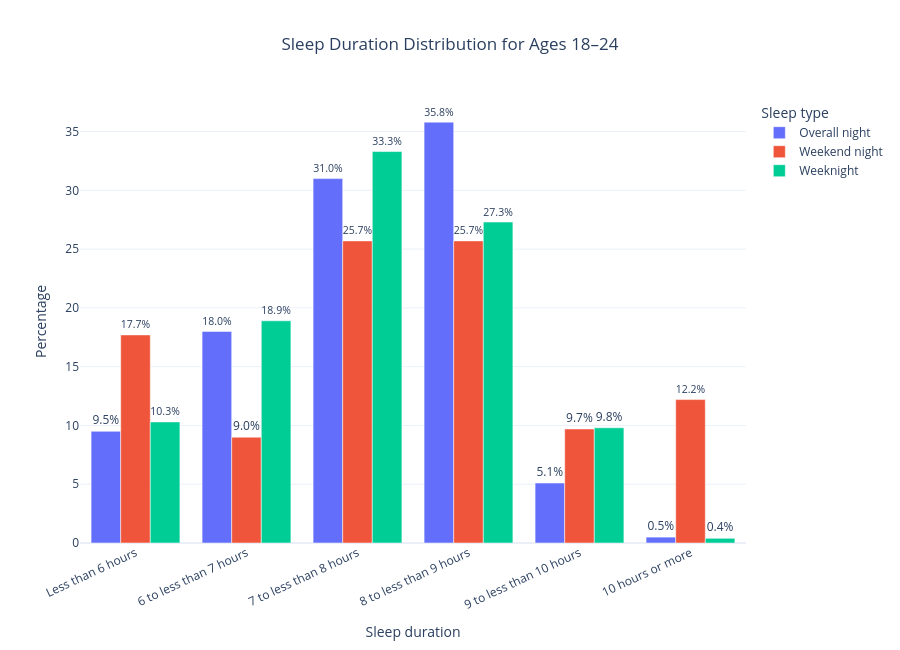

Notebook source saved alongside this figure:
### Markdown cell above
## Step 6: Visualise the sleep-duration distribution

This grouped bar chart compares the percentage of 18-24-year-olds in each sleep-duration category across:
- weeknights
- weekend nights
- overall nights

It also includes the **average sleep duration** for each sleep type inside the chart so the distribution and the summary can be read together.

### Code cell
sleep_combined["value"] = pd.to_numeric(sleep_combined["value"], errors="coerce")
sleep_combined["midpoint_hours"] = sleep_combined["category"].astype(str).apply(estimate_midpoint)
sleep_combined["midpoint_hours"] = pd.to_numeric(sleep_combined["midpoint_hours"], errors="coerce")

avg_sleep = (
    sleep_combined.groupby("sleep_type", as_index=False)
    .agg(
        avg_hours=(
            "midpoint_hours",
            lambda s: (s * sleep_combined.loc[s.index, "value"]).sum()
            / sleep_combined.loc[s.index, "value"].sum()
        )
    )
)

avg_lookup = dict(zip(avg_sleep["sleep_type"], avg_sleep["avg_hours"].round(2)))
avg_text = (
    f"Weeknight avg: {avg_lookup['Weeknight']:.2f} h<br>"
    f"Weekend night avg: {avg_lookup['Weekend night']:.2f} h<br>"
    f"Overall night avg: {avg_lookup['Overall night']:.2f} h"
)

fig = px.bar(
    sleep_combined,
    x="category",
    y="value",
    color="sleep_type",
    barmode="group",
    text="value",
    title="Sleep Duration Distribution for Ages 18-24",
    labels={
        "category": "Sleep duration",
        "value": "Percentage",
        "sleep_type": "Sleep type"
    }
)

fig.update_traces(
    texttemplate="%{text:.1f}%",
    textposition="outside",
    hovertemplate=(
        "Sleep type: %{fullData.name}<br>"
        "Duration: %{x}<br>"
        "Percentage: %{y:.1f}%<extra></extra>"
    )
)

fig.add_annotation(
    x=0.99,
    y=0.98,
    xref="paper",
    yref="paper",
    xanchor="right",
    yanchor="top",
    align="left",
    showarrow=False,
    text=avg_text,
    bgcolor="rgba(255,255,255,0.92)",
    bordercolor="#D9E2F2",
    borderwidth=1,
    font=dict(size=12)
)

fig.update_layout(
    template="plotly_white",
    height=650,
    title_x=0.5,
    xaxis_tickangle=-25
)

fig.show()

### Figure 1 — Plotly figure (JSON) as saved in the notebook; plotly's stock layout.template omitted (floating-point values rounded to 4 significant figures)
{"data": [{"alignmentgroup": "True", "hovertemplate": "Sleep type: %{fullData.name}<br>Duration: %{x}<br>Percentage: %{y:.1f}%<extra></extra>", "legendgroup": "Overall night", "marker": {"color": "#636efa", "pattern": {"shape": ""}}, "name": "Overall night", "offsetgroup": "Overall night", "orientation": "v", "showlegend": true, "text": [9.5, 18.0, 31.0, 35.8, 5.1, 0.5], "textposition": "outside", "texttemplate": "%{text:.1f}%", "type": "bar", "x": ["Less than 6 hours", "6 to less than 7 hours", "7 to less than 8 hours", "8 to less than 9 hours", "9 to less than 10 hours", "10 hours or more"], "xaxis": "x", "y": [9.5, 18.0, 31.0, 35.8, 5.1, 0.5], "yaxis": "y"}, {"alignmentgroup": "True", "hovertemplate": "Sleep type: %{fullData.name}<br>Duration: %{x}<br>Percentage: %{y:.1f}%<extra></extra>", "legendgroup": "Weekend night", "marker": {"color": "#EF553B", "pattern": {"shape": ""}}, "name": "Weekend night", "offsetgroup": "Weekend night", "orientation": "v", "showlegend": true, "text": [17.7, 9.0, 25.7, 25.7, 9.7, 12.2], "textposition": "outside", "texttemplate": "%{text:.1f}%", "type": "bar", "x": ["Less than 6 hours", "6 to less than 7 hours", "7 to less than 8 hours", "8 to less than 9 hours", "9 to less than 10 hours", "10 hours or more"], "xaxis": "x", "y": [17.7, 9.0, 25.7, 25.7, 9.7, 12.2], "yaxis": "y"}, {"alignmentgroup": "True", "hovertemplate": "Sleep type: %{fullData.name}<br>Duration: %{x}<br>Percentage: %{y:.1f}%<extra></extra>", "legendgroup": "Weeknight", "marker": {"color": "#00cc96", "pattern": {"shape": ""}}, "name": "Weeknight", "offsetgroup": "Weeknight", "orientation": "v", "showlegend": true, "text": [10.3, 18.9, 33.3, 27.3, 9.8, 0.4], "textposition": "outside", "texttemplate": "%{text:.1f}%", "type": "bar", "x": ["Less than 6 hours", "6 to less than 7 hours", "7 to less than 8 hours", "8 to less than 9 hours", "9 to less than 10 hours", "10 hours or more"], "xaxis": "x", "y": [10.3, 18.9, 33.3, 27.3, 9.8, 0.4], "yaxis": "y"}], "layout": {"barmode": "group", "height": 650, "legend": {"title": {"text": "Sleep type"}, "tracegroupgap": 0}, "title": {"text": "Sleep Duration Distribution for Ages 18–24", "x": 0.5}, "xaxis": {"anchor": "y", "domain": [0, 1], "tickangle": -25, "title": {"text": "Sleep duration"}}, "yaxis": {"anchor": "x", "domain": [0, 1], "title": {"text": "Percentage"}}}}
